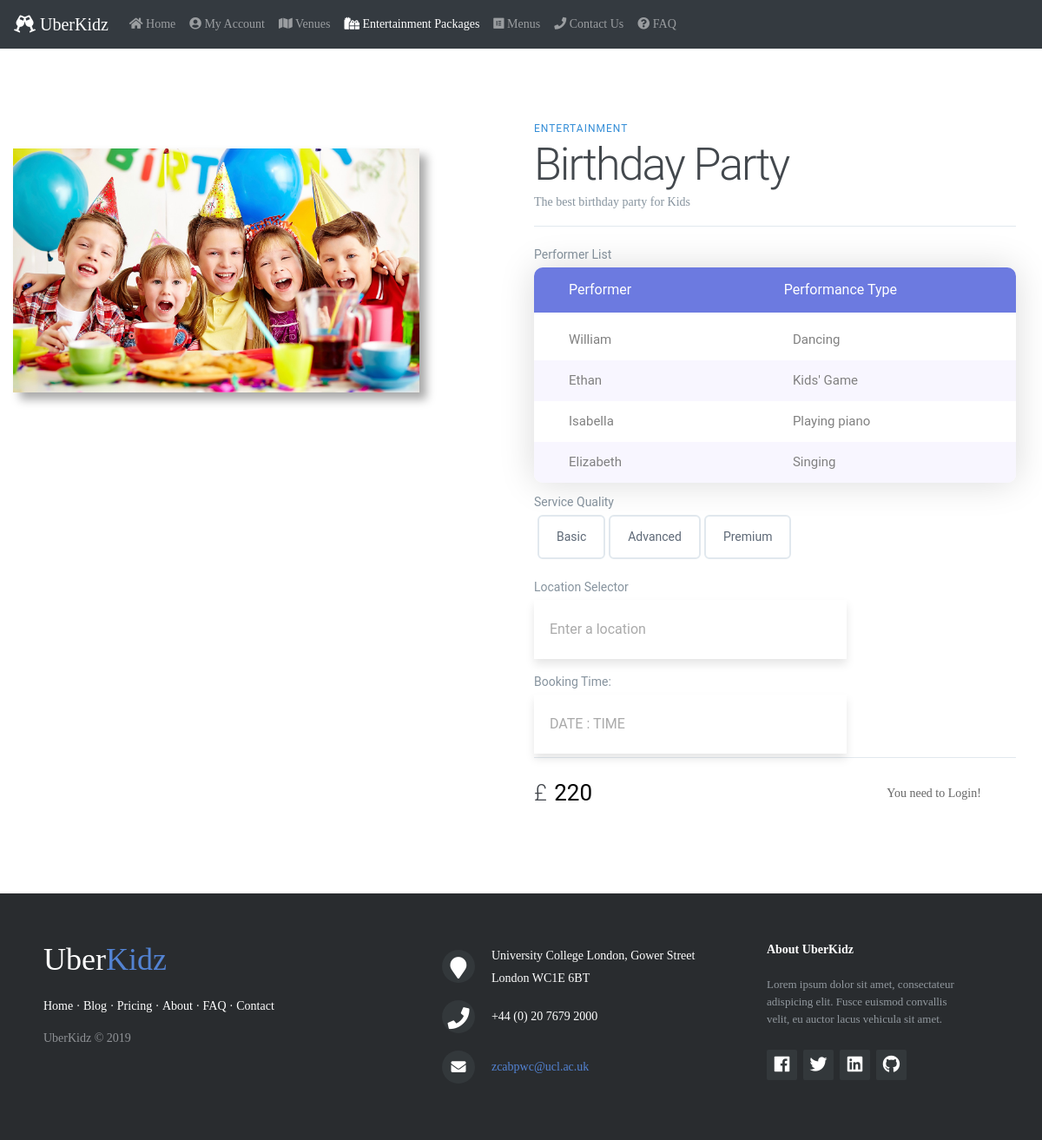
The app's page /eventDetail.php?id=4&from=events with its own data.
### tables this page shows
CREATE TABLE `entertainmentpackage` (
  `event_ID` int(50) NOT NULL,
  `duration` int(225) NOT NULL
);

CREATE TABLE `event` (
  `event_ID` int(50) NOT NULL,
  `provider_ID` int(50) NOT NULL,
  `event_type` varchar(50) NOT NULL,
  `name` varchar(100) NOT NULL,
  `price` float NOT NULL,
  `description` varchar(200) NOT NULL,
  `created` datetime NOT NULL,
  `eventimage1` text NOT NULL,
  `eventimage2` text NOT NULL,
  `eventimage3` text NOT NULL
);

CREATE TABLE `entertainer` (
  `entertainer_ID` int(50) NOT NULL,
  `name` varchar(100) NOT NULL,
  `skill` text NOT NULL
);

### assets/controllers/eventDetail.php (called while the page is built, shortened)
<?php
include_once $_SERVER['DOCUMENT_ROOT'] . '/assets/model/event.php';
$event = new event();
$productID = isset($_GET['id']) ? $_GET['id'] : 1;
$productID = (int)$productID;
$previousURL = $_GET['from'];
switch ($previousURL) {
    case 'events':
        $productType = 'entertainment';
        $entertainers = $event->read_entertainer_detail($productID);
        $productDetails = $event->read_event_detail($productID, $productType);
        break;
}
if (!isset($productDetails) || sizeof($productDetails) != 1) {
    header("location:{$previousURL}.php?display=invalid");
} else {
    $productDetails = $productDetails[0];
}

### assets/model/dbController.php (called while the page is built, shortened)
<?php
class dbController
{
    private $host;
    private $user;
    private $password;
    private $database;
    private $conn;
    function __construct()
    {
        $config = parse_ini_file($_SERVER['DOCUMENT_ROOT'] . '/config.ini');
        $this->host = $config['host'];
        $this->user = $config['username'];
        $this->password = $config['password'];
        $this->database = $config['dbName'];
        $this->conn = $this->connectDB();
    }
    function connectDB()
    {
        $conn = mysqli_connect($this->host, $this->user, $this->password, $this->database);
        return $conn;
    }
    function db_query($query, $param_type, $param_value_array)
    {
        $sql = $this->conn->prepare($query);
        $this->bindQueryParams($sql, $param_type, $param_value_array);
        $sql->execute();
        $result = $sql->get_result();
        if ($result->num_rows > 0) {
            while ($row = $result->fetch_assoc()) {
                $resultset[] = $row;
            }
        }
        if (!empty($resultset)) {
            return $resultset;
        }
        return array();
    }
    function bindQueryParams($sql, $param_type, $param_value_array)
    {
        $param_value_reference[] = &$param_type;
        for ($i = 0; $i < count($param_value_array); $i++) {
            $param_value_reference[] = &$param_value_array[$i];
        }
        call_user_func_array(array(
            $sql,
            'bind_param'
        ), $param_value_reference);
    }
}

### assets/model/event.php (called while the page is built, shortened)
<?php
require_once "dbController.php";
class event
{
    public function read_event_detail($productID, $productType)
    {
        $db_handle = new dbController();
        $sql = "
        SELECT event.event_ID, event.provider_ID, event.event_type, event.name, event.price, event.description, event.created, event.eventimage1, event.eventimage2, event.eventimage3, entertainmentpackage.duration
        FROM event, entertainmentpackage
        WHERE event.event_ID = entertainmentpackage.event_ID
        AND event.event_ID = ?
        AND event.event_type = ?
        ";
        return $db_handle->db_query($sql, 'is', array($productID, $productType));
    }
    public function read_entertainer_detail($productID)
    {
        $db_handle = new dbController();
        $sql = "
        SELECT name, skill
        FROM entertainmentpackage, entertainmentpackagemap, entertainer
        WHERE entertainmentpackage.event_ID = entertainmentpackagemap.entertainment_ID
        AND entertainmentpackagemap.entertainer_ID = entertainer.entertainer_ID
        AND entertainmentpackage.event_ID = ?
        ";
        return $db_handle->db_query($sql, 'i', array($productID));
    }
}

### eventDetail.php (the view, shortened to what this page needs)
<?php include("./assets/controllers/eventDetail.php") ?>
<!DOCTYPE html>
<html lang="en">
<head>
    <?php include("includes/headTags.php"); ?>
    <link rel="stylesheet" href="assets/css/eventDetail.css" type="text/css">
    <link rel="stylesheet" href="assets/css/util.css" type="text/css">
</head>
<body>
<?php include("includes/navigation.php"); ?>
<main class="container-fluid product-form">
    <div class="left-column col-lg-6">
        <img data-image="premium" class="active"
             src="./assets/uploads/<?= $productType ?>/<?= $productDetails['eventimage3'] ?>"
             alt="">
    </div>
    <div class="right-column col-lg-6">
        <form action="./assets/controllers/addToCart.php" method="get" autocomplete="off">
            <div class="product-description">
                <span class="product-description-general"><?= $productDetails['event_type'] ?></span>
                <h1 class="product-description-title"><?= $productDetails['name'] ?></h1>
                <p class="product-description-content"><?= $productDetails['description'] ?></p>
            </div>
            <div class="product-configuration">
                <div class="service-config">
                    <?php switch ($productType) {
                        case 'entertainment': ?>
                            <span>Performer List</span>
                            <div class="product-detail-table ver1 m-b-10">
                                <div class="product-detail-table-head">
                                    <table>
                                        <thead>
                                        <tr class="product-detail-row head">
                                            <th class="product-detail-cell column1">Performer</th>
                                            <th class="product-detail-cell column2">Performance Type</th>
                                        </tr>
                                        </thead>
                                    </table>
                                </div>
                                <div class="product-detail-table-body js-pscroll">
                                    <table>
                                        <tbody>
                                        <?php foreach ($entertainers as $entertainer) { ?>
                                            <tr class="product-detail-row body">
                                                <td class="product-detail-cell column1"><?= $entertainer['name'] ?></td>
                                                <td class="product-detail-cell column2"><?= $entertainer['skill'] ?></td>
                                            </tr>
                                        <?php } ?>
                                        </tbody>
                                    </table>
                                </div>
                            </div>
                            <?php break;
                        case "menu": ?>
                            <?php break;
                    } ?>
                    <span>Service Quality</span>
                    <div class="service-choose">
                        <button type="button" class="basic" name="basic">Basic</button>
                        <button type="button" class="advanced" name="advanced">Advanced</button>
                        <button type="button" class="premium" name="premium">Premium</button>
                    </div>
                    <link rel="stylesheet" href="./assets/css/jquery.datetimepicker.min.css">
                    <?php if ($productType != 'venue') { ?>
                        <span>Location Selector</span>
                        <div class="pac-card" id="pac-card">
                            <div class="container" id="pac-container">
                                <div class="container__item">
                                    <input id="pac-input" type="text" name="eventLocation"
                                           placeholder="Enter a location "
                                           class="form__field" aria-label="Default"
                                           aria-describedby="inputGroup-sizing-default">
                                </div>
                            </div>
                        </div>
                    <?php } ?>
                    <span>Booking Time: </span>
                    <div class="time-choose">
                        <input id="datetimepicker" class="form__field" type="text" name="eventStartTime"
                               placeholder="DATE : TIME">
                    </div>
                </div>
            </div>
            <div class="product-price">
                <span class="product-price-value">
                    <span>&#163;</span>
                    <label for="productPriceDisplay"></label><input id="productPriceDisplay"
                                                                    name="productPrice"
                                                                    value="<?= $productDetails['price'] ?>">
                </span>
                <?php if (isset($_SESSION['userInfo']) && isset($_SESSION['customer'])) { ?>
                    <button type="submit" class="cart-btn">Add to cart</button>
                <?php } else if (isset($_SESSION['userInfo']) && !isset($_SESSION['customer'])) { ?>
                    <a href="registration.php">Only Customer can Add to Cart.</a>
                <?php } else { ?>
                    <a href="login.php">You need to Login! </a>
                <?php } ?>
            </div>
        </form>
    </div>
</main>
<?php include("includes/footer.php"); ?>
</body>
</html>

### assets/css/eventDetail.css (style rules this page uses)
html, body { height: 100%; width: 100%; margin: 0; font-family: 'Roboto', sans-serif; }
.product-form { max-width: 1200px; padding: 15px; display: flex; margin: 3% auto 0; }
.left-column { position: relative; margin-top: 7.5rem; }
.right-column { margin-top: 60px; }
.left-column img { width: 80%; position: absolute; left: 0; top: 0; opacity: 0; box-shadow: 8px 8px 10px #aaa; transition: all 0.3s ease; }
.left-column img.active { opacity: 1; }
.product-description { border-bottom: 1px solid #E1E8EE; margin-bottom: 20px; }
.product-description span { font-size: 12px; color: #358ED7; letter-spacing: 1px; text-transform: uppercase; text-decoration: none; }
.product-description h1 { font-weight: 300; font-size: 52px; color: #43484D; letter-spacing: -2px; }
.product-description p { font-weight: 300; color: #86939E; line-height: 24px; margin-bottom: 15px; }
.service-config span { font-size: 14px; font-weight: 400; color: #86939E; margin-bottom: 4px; display: inline-block; }
.service-choose { margin-bottom: 20px; }
.service-choose button { border: 2px solid #E1E8EE; border-radius: 6px; padding: 13px 20px; font-size: 14px; color: #5E6977; background-color: #fff; cursor: pointer; transition: all .5s; }
.service-config { border-bottom: 1px solid #E1E8EE; margin-bottom: 20px; }
.product-price { display: flex; align-items: center; }
.product-price-value { font-size: 26px; font-weight: 300; color: #43474D; margin-right: 20px; }
.container { padding-left: 0px; padding-bottom: 10px; }
.form__field { width: 360px; background: #fff; color: #a3a3a3; font: inherit; box-shadow: 0 6px 10px 0 rgba(0, 0, 0, 0.1); border: 0; outline: 0; padding: 22px 18px; margin-bottom: 4px; }
.js-pscroll { position: relative; overflow: hidden; }
.product-detail-table { background-color: #fff; }
table { width: 100%; }
th, td { font-weight: unset; padding-right: 10px; }
.column1 { width: 13%; padding-left: 40px; }
.column2 { width: 13%; }
.product-detail-table-head th { padding-top: 18px; padding-bottom: 18px; }
.product-detail-table-body td { padding-top: 16px; padding-bottom: 16px; }
.product-detail-table { position: relative; padding-top: 60px; }
.product-detail-table-head { position: absolute; width: 100%; top: 0; left: 0; }
.product-detail-table-body { max-height: 585px; overflow: auto; }
.product-detail-table.ver1 th { color: #fff; line-height: 1; background-color: #6c7ae0; }
.product-detail-table.ver1 td { font-size: 15px; color: #808080; line-height: 1; }
.product-detail-table.ver1 .product-detail-table-body tr:nth-child(even) { background-color: #f8f6ff; }
.product-detail-table.ver1 { border-radius: 10px; overflow: hidden; height: auto; box-shadow: 0 0px 40px 0px rgba(0, 0, 0, 0.15); -moz-box-shadow: 0 0px 40px 0px rgba(0, 0, 0, 0.15); -webkit-box-shadow: 0 0px 40px 0px rgba(0, 0, 0, 0.15); -o-box-shadow: 0 0px 40px 0px rgba(0, 0, 0, 0.15); -ms-box-shadow: 0 0px 40px 0px rgba(0, 0, 0, 0.15); }

### records on screen
entertainmentpackage: event_ID.eventimage3 (picture), event_ID.event_type "ENTERTAINMENT", event_ID.name "Birthday Party", event_ID.description "The best birthday party for Kids", productPrice "220"
entertainer: name "William", skill "Dancing"
entertainer: name "Ethan", skill "Kids' Game"
entertainer: name "Isabella", skill "Playing piano"
entertainer: name "Elizabeth", skill "Singing"
